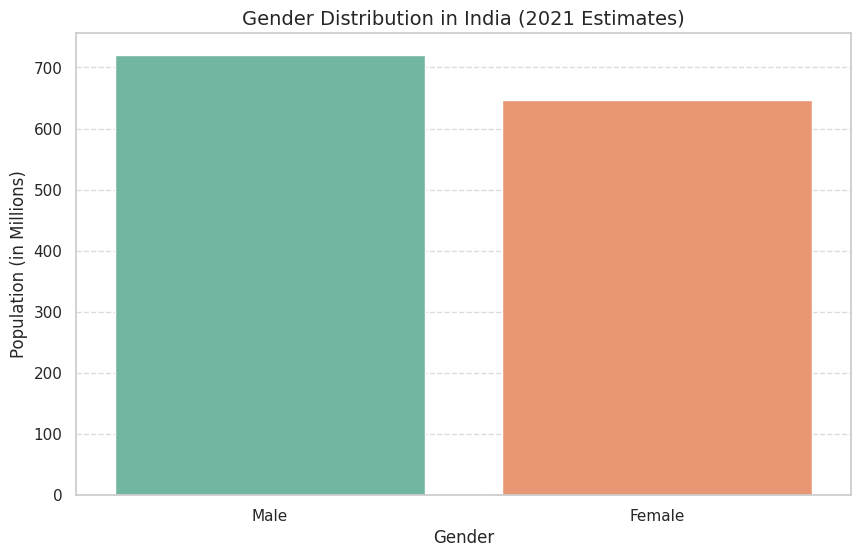

Here is the Python script that generated this plot:
import matplotlib.pyplot as plt
import seaborn as sns
import numpy as np 

gender_labels = ['Male', 'Female']
gender_counts = [720, 646] 

np.random.seed(42)
ages = np.random.randint(0, 100, size=1000)  # Random ages between 0 and 100

plt.figure(figsize=(10, 6))
sns.barplot(x=gender_labels, y=gender_counts, palette="Set2")

plt.title("Gender Distribution in India (2021 Estimates)", fontsize=14)
plt.xlabel("Gender", fontsize=12)
plt.ylabel("Population (in Millions)", fontsize=12)
plt.grid(True, axis='y', linestyle='--', alpha=0.7)
plt.show()

plt.figure(figsize=(10, 6))
plt.hist(ages, bins=20, color='lightblue', edgecolor='black')

plt.title("Age Distribution in India (Simulated Data)", fontsize=14)
plt.xlabel("Age", fontsize=12)
plt.ylabel("Frequency", fontsize=12)
plt.grid(True, axis='y', linestyle='--', alpha=0.7)
plt.show()
